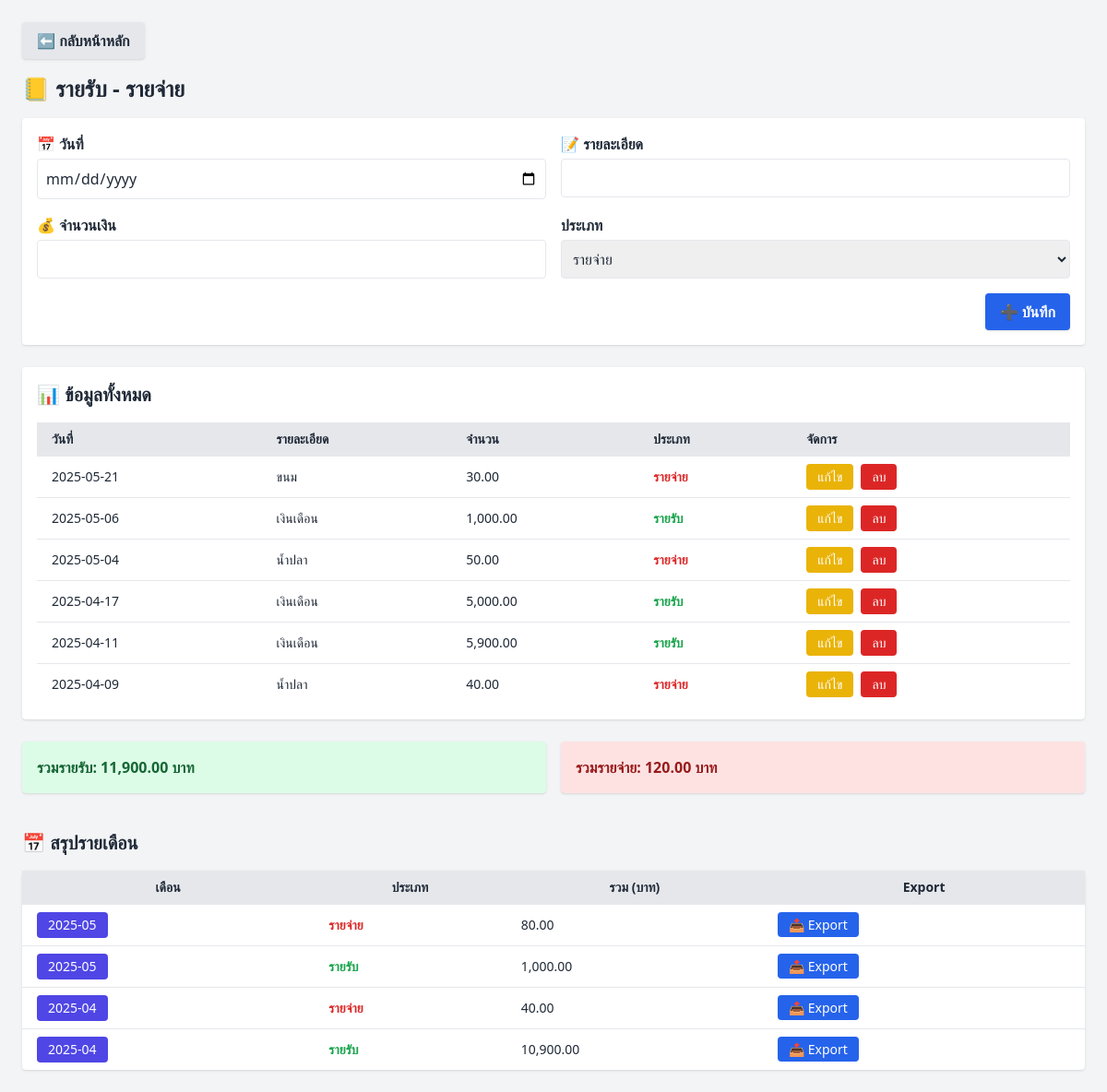
The page /income-expense on the database as committed earlier.
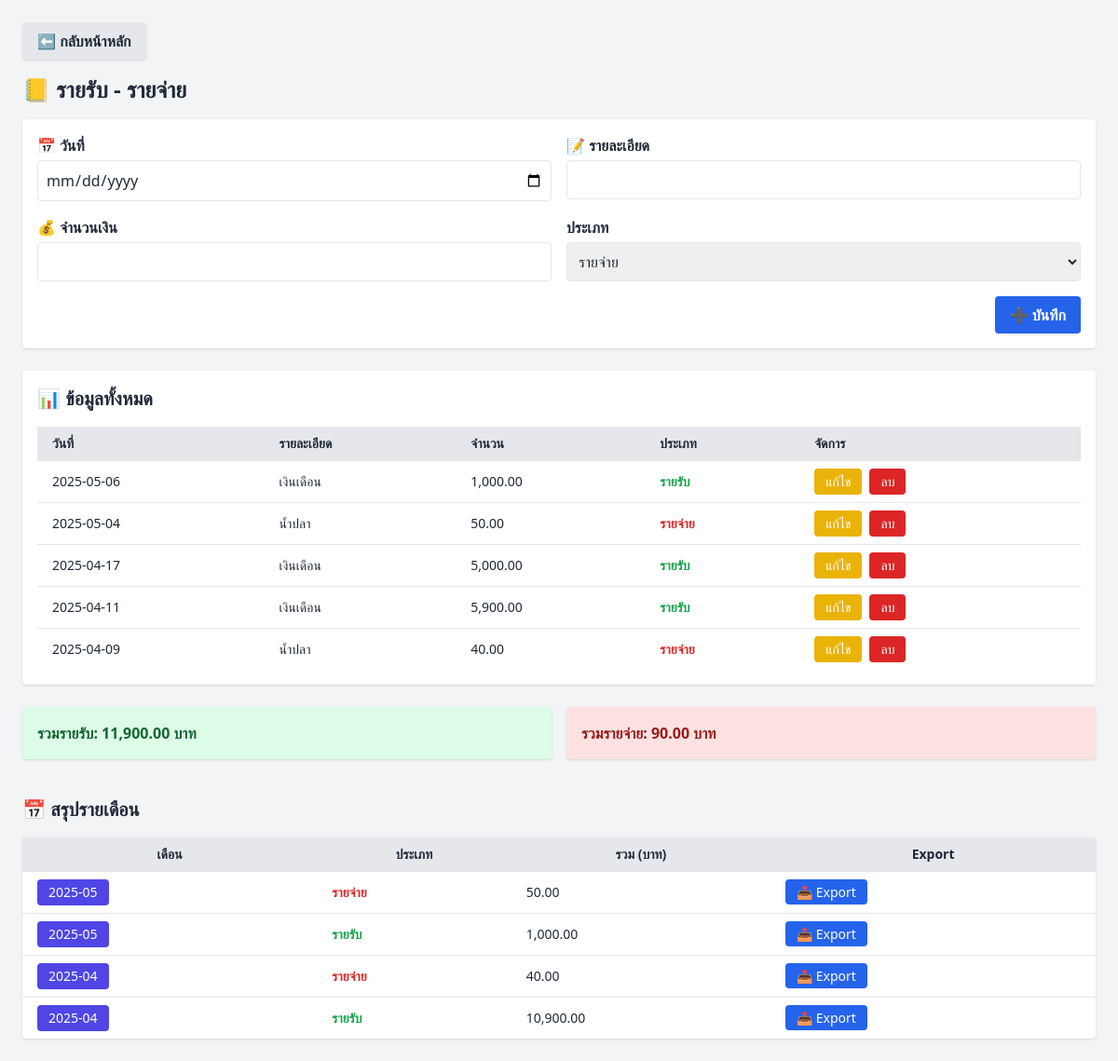
The same page on the database as committed later.
### tables this page shows
CREATE TABLE income_expense (
            id INTEGER PRIMARY KEY AUTOINCREMENT,
            date TEXT,
            description TEXT,
            amount REAL,
            category TEXT
        );

### app.py (the view, shortened to what this page needs)
@app.route('/income-expense', methods=['GET', 'POST'])
def income_expense():
    conn = get_db_connection()
    records = conn.execute('SELECT * FROM income_expense ORDER BY date DESC').fetchall()
    total_income = conn.execute('SELECT SUM(amount) FROM income_expense WHERE category="income"').fetchone()[0] or 0
    total_expense = conn.execute('SELECT SUM(amount) FROM income_expense WHERE category="expense"').fetchone()[0] or 0
    monthly_summary = conn.execute('''
        SELECT strftime('%Y-%m', date) AS month, category, SUM(amount) AS total
        FROM income_expense
        GROUP BY month, category
        ORDER BY month DESC
    ''').fetchall()
    conn.close()
    return render_template('income_expense.html', records=records,
                           total_income=total_income, total_expense=total_expense,
                           monthly_summary=monthly_summary)

### app.py (called while the page is built)
def get_db_connection():
    conn = sqlite3.connect(DB_FILE)
    conn.row_factory = sqlite3.Row
    return conn

### templates/income_expense.html (shortened to what this page needs)
<!DOCTYPE html>
<html lang="th">
<head>
  <script src="https://cdn.tailwindcss.com"></script>
</head>
<body class="bg-gray-100 text-gray-800 p-6">
  <div class="mb-4">
    <a href="{{ url_for('index') }}"
       class="inline-block bg-gray-200 hover:bg-gray-300 text-gray-800 font-semibold px-4 py-2 rounded shadow">
     ⬅️ กลับหน้าหลัก
    </a>
  </div>
  <h1 class="text-2xl font-bold mb-4">📒 รายรับ - รายจ่าย</h1>
  <form method="POST" class="bg-white p-4 rounded shadow mb-6 grid grid-cols-1 md:grid-cols-2 gap-4">
    <div>
      <label class="block font-semibold mb-1">📅 วันที่</label>
      <input type="date" name="date" required class="w-full border rounded p-2">
    </div>
    <div>
      <label class="block font-semibold mb-1">📝 รายละเอียด</label>
      <input type="text" name="description" required class="w-full border rounded p-2">
    </div>
    <div>
      <label class="block font-semibold mb-1">💰 จำนวนเงิน</label>
      <input type="number" step="0.01" name="amount" required class="w-full border rounded p-2">
    </div>
    <div>
      <label class="block font-semibold mb-1">ประเภท</label>
      <select name="category" required class="w-full border rounded p-2">
        <option value="expense">รายจ่าย</option>
      </select>
    </div>
    <div class="md:col-span-2 text-right">
      <button type="submit" class="bg-blue-600 hover:bg-blue-700 text-white font-semibold px-4 py-2 rounded shadow">
        ➕ บันทึก
      </button>
    </div>
  </form>
  <div class="bg-white p-4 rounded shadow">
    <h2 class="text-xl font-semibold mb-4">📊 ข้อมูลทั้งหมด</h2>
    <table class="w-full table-auto text-sm">
      <thead class="bg-gray-200 text-left">
        <tr>
          <th class="px-4 py-2">วันที่</th>
          <th class="px-4 py-2">รายละเอียด</th>
          <th class="px-4 py-2">จำนวน</th>
          <th class="px-4 py-2">ประเภท</th>
          <th class="px-4 py-2">จัดการ</th>
        </tr>
      </thead>
      <tbody>
        {% for r in records %}
        <tr class="border-t hover:bg-gray-50">
          <td class="px-4 py-2">{{ r['date'] }}</td>
          <td class="px-4 py-2">{{ r['description'] }}</td>
          <td class="px-4 py-2">{{ '{:,.2f}'.format(r['amount']) }}</td>
          <td class="px-4 py-2">
            {% if r['category'] == 'income' %}
              <span class="text-green-600 font-semibold">รายรับ</span>
            {% else %}
              <span class="text-red-600 font-semibold">รายจ่าย</span>
            {% endif %}
          </td>
          <td class="px-4 py-2 flex gap-2">
            <form method="get" action="{{ url_for('edit_income_expense', id=r['id']) }}">
              <button class="px-3 py-1 bg-yellow-500 text-white rounded hover:bg-yellow-600">แก้ไข</button>
            </form>
            <form method="post" action="{{ url_for('delete_income_expense', id=r['id']) }}" onsubmit="return confirm('ยืนยันการลบรายการนี้?');">
              <button class="px-3 py-1 bg-red-600 text-white rounded hover:bg-red-700">ลบ</button>
            </form>
          </td>
        </tr>
        {% endfor %}
      </tbody>
    </table>
  </div>
  <div class="mt-6 grid grid-cols-1 md:grid-cols-2 gap-4">
    <div class="bg-green-100 p-4 rounded shadow text-green-800 font-bold">
      รวมรายรับ: {{ '{:,.2f}'.format(total_income) }} บาท
    </div>
    <div class="bg-red-100 p-4 rounded shadow text-red-800 font-bold">
      รวมรายจ่าย: {{ '{:,.2f}'.format(total_expense) }} บาท
    </div>
  </div>
  <h2 class="text-xl font-bold mt-10 mb-4">📅 สรุปรายเดือน</h2>
  <table class="w-full table-auto text-sm bg-white shadow rounded">
    <thead class="bg-gray-200">
      <tr>
        <th class="px-4 py-2">เดือน</th>
        <th class="px-4 py-2">ประเภท</th>
        <th class="px-4 py-2">รวม (บาท)</th>
        <th class="px-4 py-2">Export</th>
      </tr>
    </thead>
    <tbody>
      {% for row in monthly_summary %}
      <tr class="border-t hover:bg-gray-50">
        <td class="px-4 py-2">
  <form method="get" action="{{ url_for('income_expense_month_view', year_month=row['month']) }}">
    <button class="text-white bg-indigo-600 px-3 py-1 rounded hover:bg-indigo-700">
      {{ row['month'] }}
    </button>
  </form>
</td>
        <td class="px-4 py-2">
          {% if row['category'] == 'income' %}
            <span class="text-green-600 font-semibold">รายรับ</span>
          {% else %}
            <span class="text-red-600 font-semibold">รายจ่าย</span>
          {% endif %}
        </td>
        <td class="px-4 py-2">{{ '{:,.2f}'.format(row['total']) }}</td>
        <td class="px-4 py-2">
          <a href="{{ url_for('export_income_expense_month', category=row['category'], year_month=row['month']) }}"
             class="text-sm px-3 py-1 rounded bg-blue-600 text-white hover:bg-blue-700">
            📤 Export
          </a>
        </td>
      </tr>
      {% endfor %}
    </tbody>
  </table>
</body>
</html>

Rows that differ between the two databases and show on the page:
removed income_expense: date "2025-05-21", description "ขนม", amount "30.00", category "รายจ่าย"
Other text that changed with them:
{{ '{:,.2f}'.format(total_expense) }}: "120.00" → "90.00"
new list line: "2025-05 รายจ่าย 50.00 📤 Export"
list line gone: "2025-05 รายจ่าย 80.00 📤 Export"
